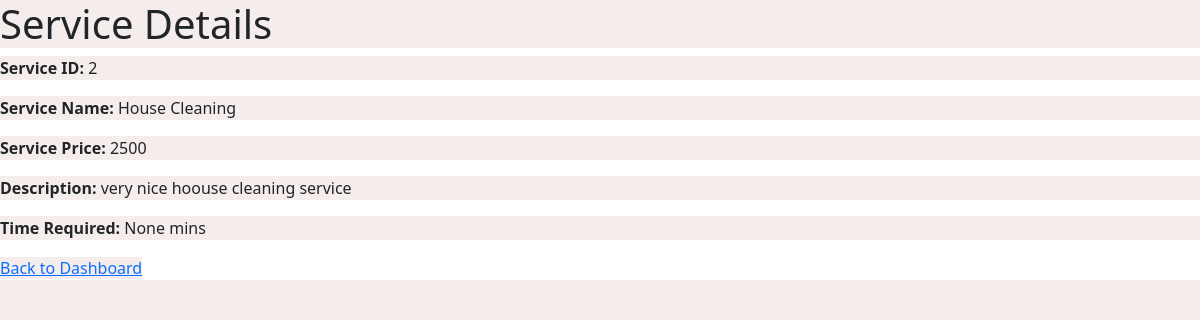
Before: /service/2 with the older database file.
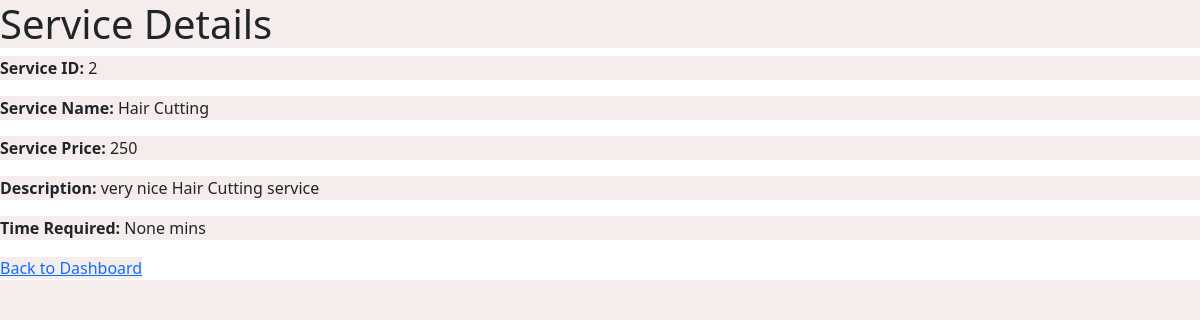
After: the same page with the newer database file.
### backend/models.py (models this page shows)
class Service(db.Model):
    __tablename__ = "service"
    id = db.Column(db.Integer, primary_key=True, autoincrement=True)
    name = db.Column(db.String, nullable=False)
    base_price = db.Column(
        db.Integer, nullable=False
    )  # Changed 'price' to 'base_price'
    time_required = db.Column(db.Integer, nullable=True)
    description = db.Column(db.String, nullable=False)
    professional_services = db.relationship(
        "ProfessionalService", back_populates="service"
    )

### backend/controller.py (the view)
@app.route("/service/<int:service_id>", methods=["GET"])
def service_details(service_id):
    service = Service.query.get(service_id)
    if service:
        return render_template("service_details.html", service=service)
    else:
        return "Service not found", 404

### templates/service_details.html (shortened to what this page needs)
<!DOCTYPE html>
<html lang="en">
<head>
  <link rel="stylesheet" href="/static/style.css" />
  <link href="https://cdn.jsdelivr.net/npm/bootstrap@5.0.2/dist/css/bootstrap.min.css" rel="stylesheet"
 />
</head>
<body>
  <h1>Service Details</h1>
  <p><strong>Service ID:</strong> {{ service.id }}</p>
  <p><strong>Service Name:</strong> {{ service.name }}</p>
  <p><strong>Service Price:</strong> {{ service.base_price }}</p>
  <p><strong>Description:</strong> {{ service.description }}</p>
  <p><strong>Time Required:</strong> {{ service.time_required }} mins</p>
  <a href="{{ url_for('user_login') }}">Back to Dashboard</a>
</body>
</html>

### static/style.css (style rules this page uses)
* { margin: 0; background-color: #f5ecec; }
a { color: black; }

Changed rows visible on the page:
changed Service "None": name "House Cleaning" → "Hair Cutting"; base_price "2500" → "250"; description "very nice hoouse cleaning service" → "very nice Hair Cutting service"
